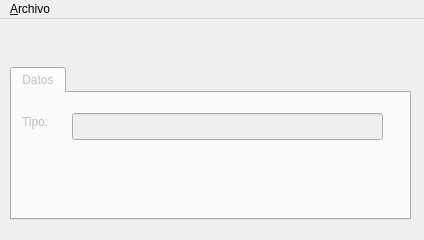
<?xml version="1.0" encoding="UTF-8"?>
<ui version="4.0">
 <class>MainWindow</class>
 <widget class="QMainWindow" name="MainWindow">
  <property name="windowModality">
   <enum>Qt::ApplicationModal</enum>
  </property>
  <property name="geometry">
   <rect>
    <x>0</x>
    <y>0</y>
    <width>424</width>
    <height>240</height>
   </rect>
  </property>
  <property name="sizePolicy">
   <sizepolicy hsizetype="Fixed" vsizetype="Fixed">
    <horstretch>0</horstretch>
    <verstretch>0</verstretch>
   </sizepolicy>
  </property>
  <property name="minimumSize">
   <size>
    <width>0</width>
    <height>0</height>
   </size>
  </property>
  <property name="maximumSize">
   <size>
    <width>500</width>
    <height>600</height>
   </size>
  </property>
  <property name="windowTitle">
   <string>Tipos de Empleado</string>
  </property>
  <property name="iconSize">
   <size>
    <width>32</width>
    <height>32</height>
   </size>
  </property>
  <widget class="QWidget" name="centralwidget">
   <widget class="QWidget" name="layoutWidget">
    <property name="geometry">
     <rect>
      <x>10</x>
      <y>0</y>
      <width>401</width>
      <height>201</height>
     </rect>
    </property>
    <layout class="QVBoxLayout" name="verticalLayout_5">
     <item>
      <widget class="QFrame" name="frmbotonera">
       <property name="sizePolicy">
        <sizepolicy hsizetype="Minimum" vsizetype="Minimum">
         <horstretch>10</horstretch>
         <verstretch>0</verstretch>
        </sizepolicy>
       </property>
       <property name="minimumSize">
        <size>
         <width>50</width>
         <height>40</height>
        </size>
       </property>
       <property name="frameShape">
        <enum>QFrame::NoFrame</enum>
       </property>
       <property name="frameShadow">
        <enum>QFrame::Raised</enum>
       </property>
      </widget>
     </item>
     <item>
      <spacer name="verticalSpacer">
       <property name="orientation">
        <enum>Qt::Vertical</enum>
       </property>
       <property name="sizeType">
        <enum>QSizePolicy::Minimum</enum>
       </property>
       <property name="sizeHint" stdset="0">
        <size>
         <width>2</width>
         <height>2</height>
        </size>
       </property>
      </spacer>
     </item>
     <item>
      <widget class="QTabWidget" name="tabWidget">
       <property name="enabled">
        <bool>false</bool>
       </property>
       <property name="sizePolicy">
        <sizepolicy hsizetype="Expanding" vsizetype="Expanding">
         <horstretch>0</horstretch>
         <verstretch>0</verstretch>
        </sizepolicy>
       </property>
       <property name="currentIndex">
        <number>0</number>
       </property>
       <widget class="QWidget" name="tab">
        <attribute name="title">
         <string>Datos</string>
        </attribute>
        <widget class="QLineEdit" name="lineEdit">
         <property name="geometry">
          <rect>
           <x>60</x>
           <y>20</y>
           <width>311</width>
           <height>27</height>
          </rect>
         </property>
        </widget>
        <widget class="QLabel" name="label">
         <property name="geometry">
          <rect>
           <x>10</x>
           <y>20</y>
           <width>51</width>
           <height>17</height>
          </rect>
         </property>
         <property name="text">
          <string>Tipo:</string>
         </property>
        </widget>
       </widget>
      </widget>
     </item>
    </layout>
   </widget>
  </widget>
  <widget class="QMenuBar" name="menuBar">
   <property name="geometry">
    <rect>
     <x>0</x>
     <y>0</y>
     <width>424</width>
     <height>25</height>
    </rect>
   </property>
   <widget class="QMenu" name="menuNuevo">
    <property name="title">
     <string>&amp;Archivo</string>
    </property>
    <addaction name="actionNuevo"/>
    <addaction name="actionModificar"/>
    <addaction name="actionGuardar"/>
    <addaction name="actionEliminar"/>
    <addaction name="separator"/>
    <addaction name="actionSalir"/>
   </widget>
   <addaction name="menuNuevo"/>
  </widget>
  <action name="actionNuevo">
   <property name="text">
    <string>Nuevo</string>
   </property>
  </action>
  <action name="actionModificar">
   <property name="text">
    <string>Modificar</string>
   </property>
  </action>
  <action name="actionEliminar">
   <property name="text">
    <string>Eliminar</string>
   </property>
  </action>
  <action name="actionGuardar">
   <property name="text">
    <string>Guardar</string>
   </property>
  </action>
  <action name="actionSalir">
   <property name="text">
    <string>Salir</string>
   </property>
  </action>
 </widget>
 <resources/>
 <connections/>
</ui>
